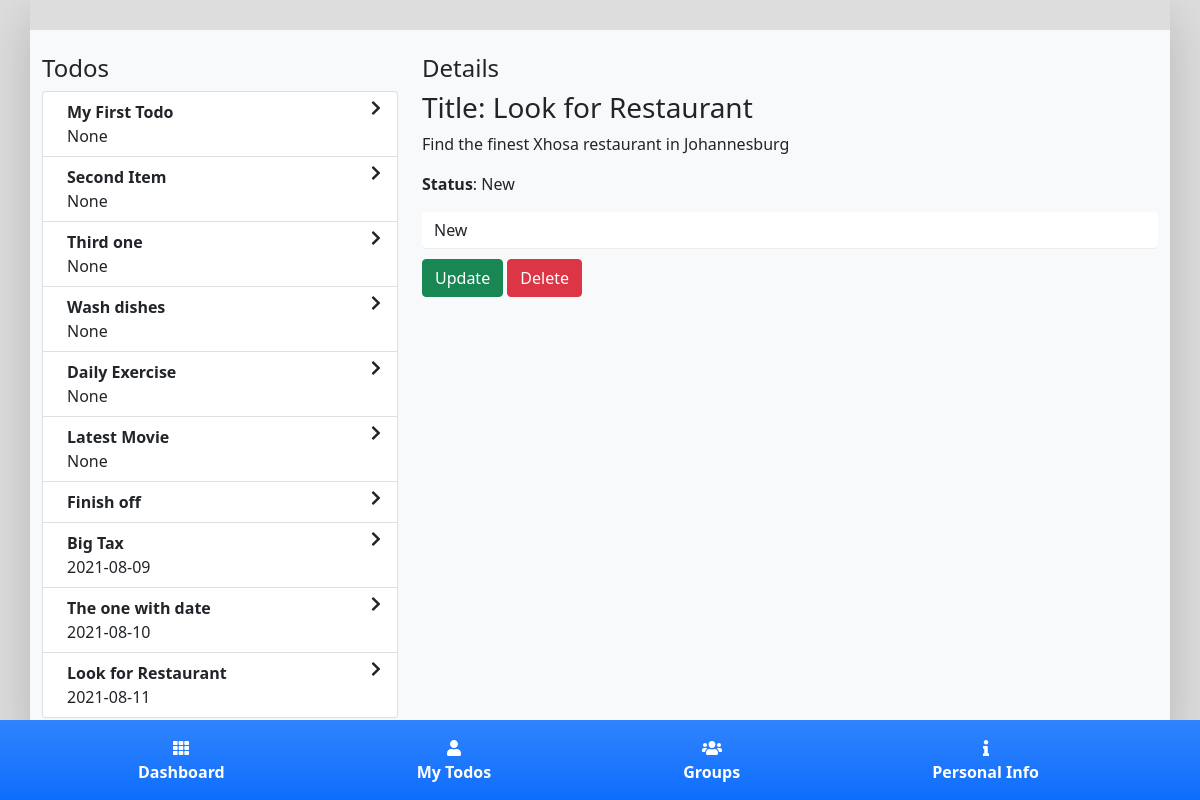
The page /view/10 (signed in) on the database its author committed.
### tables this page shows
CREATE TABLE todos (
todo_id INTEGER PRIMARY KEY,
todo_title INTEGER NOT NULL,
todo_description TExt NOT NULL,
group_id INTEGER NOT NULL,
user_id INTEGER NOT NULL,
created_date INTEGER NOT NULL
, status TEXT, duedate TEXT);

### app.py (the view)
@app.route('/view/<todoid>')
def todoview(todoid):
    conn = sqlite3.connect('db/todos.db')
    tasks = conn.execute(
        "SELECT * FROM todos WHERE user_id = "+str(session['loggedin'][0])+" ORDER BY duedate")
    task = conn.execute(
        "SELECT * FROM todos WHERE todo_id = "+str(todoid)+"")
    print('Todo: ', task)
    return render_template("todos.html", tasks=tasks, task=task)

### templates/todos.html (shortened to what this page needs)
{% extends 'base.html' %}
{% block body %}
<div class="container mainContainer shadow-lg">
    <div class="row bg-light pt-4 pb-4">
        <div class="col-md-4">
            <h4 class="fw-light">Todos</h4>
            <div class="list-group list-group-numbered">
              {% for task in tasks %}
                  <a href="/view/{{task[0]}}" class="list-group-item d-flex justify-content-between align-items-start">
                    <div class="ms-2 me-auto">
                      <div class="fw-bold">{{ task[1] }}</div>
                      {{ task[7] }}
                    </div>
                    <i class="fa fa-chevron-right pt-30"></i>
                  </a>
              {% endfor %}
            </div>
        </div>
        <div class="col-md-8">
          <h4 class="fw-light">Details</h4>
          {% for detail in task %}
            {% if detail |length > 0 %}
                <h3>Title: {{detail[1]}}</h3>
                <p>{{detail[2]}}</p>
                <p><b>Status</b>: {{detail[6]}}</p>
                 <form action="/funcu" method="post">
                     <select name="status" class="form-control">
                         <option value="New">New</option>
                     </select>
                     <button type="submit" class="btn btn-success">Update</button>
                     <a href="/funcd/{{detail[0]}}" class="btn btn-danger">Delete</a>
                 </form>
            {% endif %}
          {% endfor %}
        </div>
    </div>
</div>
{% endblock %}

### static/css/style.css (style rules this page uses)
body { background-color: #ddd; }
.mainContainer { padding-top: 30px; }
.form-control { margin-bottom: 10px; border: none; border-bottom: 1px solid #eee; }

### rows shown on the page
todos: todo_title "My First Todo", task "None"
todos: todo_title "Second Item", task "None"
todos: todo_title "Third one", task "None"
todos: todo_title "Wash dishes", task "None"
todos: todo_title "Daily Exercise", task "None"
todos: todo_title "Latest Movie", task "None"
todos: todo_title "Finish off"
todos: todo_title "Big Tax", duedate "2021-08-09"
todos: todo_title "The one with date", duedate "2021-08-10"
todos: todo_title "Look for Restaurant", duedate "2021-08-11", todo_description "Find the finest Xhosa restaurant in Johannesburg", status "New"
